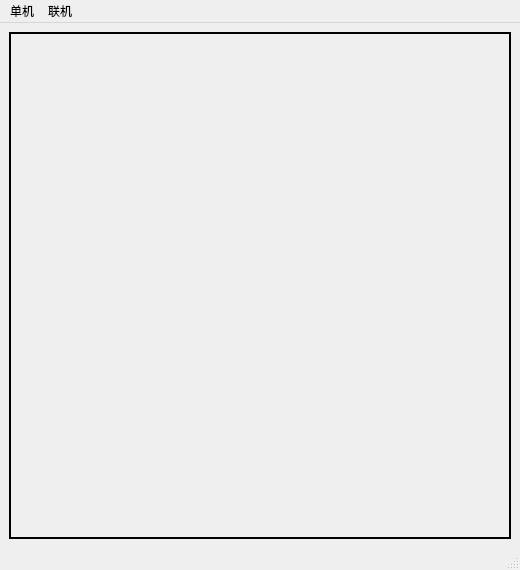
<?xml version="1.0" encoding="UTF-8"?>
<ui version="4.0">
 <class>Gobang_Mainwindow</class>
 <widget class="QMainWindow" name="Gobang_Mainwindow">
  <property name="geometry">
   <rect>
    <x>0</x>
    <y>0</y>
    <width>520</width>
    <height>570</height>
   </rect>
  </property>
  <property name="minimumSize">
   <size>
    <width>320</width>
    <height>370</height>
   </size>
  </property>
  <property name="maximumSize">
   <size>
    <width>667</width>
    <height>720</height>
   </size>
  </property>
  <property name="windowTitle">
   <string>五子棋-客户端</string>
  </property>
  <widget class="QWidget" name="centralwidget">
   <layout class="QHBoxLayout" name="horizontalLayout">
    <item>
     <widget class="ChessBoard" name="chess_board">
      <property name="minimumSize">
       <size>
        <width>300</width>
        <height>300</height>
       </size>
      </property>
      <property name="frameShape">
       <enum>QFrame::Box</enum>
      </property>
      <property name="frameShadow">
       <enum>QFrame::Plain</enum>
      </property>
      <property name="lineWidth">
       <number>2</number>
      </property>
     </widget>
    </item>
   </layout>
  </widget>
  <widget class="QMenuBar" name="menubar">
   <property name="geometry">
    <rect>
     <x>0</x>
     <y>0</y>
     <width>520</width>
     <height>26</height>
    </rect>
   </property>
   <widget class="QMenu" name="menu_local">
    <property name="title">
     <string>单机</string>
    </property>
    <addaction name="single_player"/>
    <addaction name="two_player"/>
   </widget>
   <widget class="QMenu" name="menu_socket">
    <property name="title">
     <string>联机</string>
    </property>
   </widget>
   <addaction name="menu_local"/>
   <addaction name="menu_socket"/>
  </widget>
  <widget class="QStatusBar" name="statusbar"/>
  <action name="single_player">
   <property name="text">
    <string>单人</string>
   </property>
  </action>
  <action name="two_player">
   <property name="text">
    <string>双人</string>
   </property>
  </action>
 </widget>
 <customwidgets>
  <customwidget>
   <class>ChessBoard</class>
   <extends>QFrame</extends>
   <header>Gobang_chessboard.h</header>
   <container>1</container>
  </customwidget>
 </customwidgets>
 <resources/>
 <connections/>
</ui>
